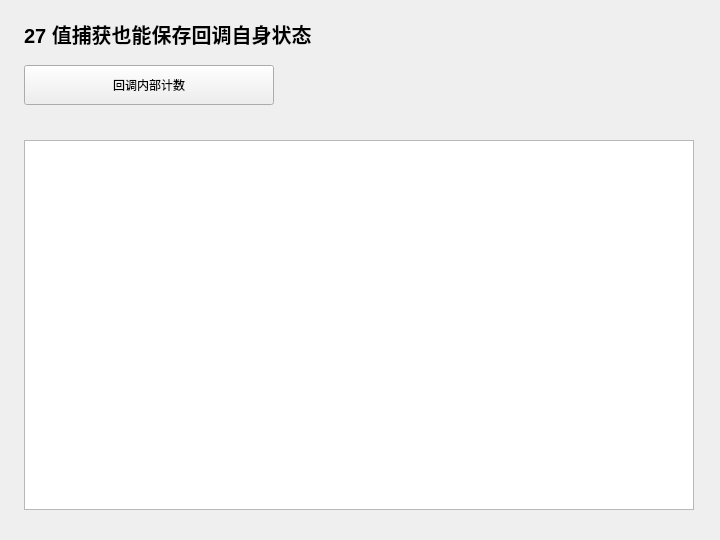
<?xml version="1.0" encoding="UTF-8"?>
<ui version="4.0">
 <class>Widget</class>
 <widget class="QWidget" name="Widget">
  <property name="geometry">
   <rect>
    <x>0</x>
    <y>0</y>
    <width>720</width>
    <height>540</height>
   </rect>
  </property>
  <property name="windowTitle">
   <string>27 值捕获也能保存回调自身状态</string>
  </property>
  <widget class="QLabel" name="headingLabel">
   <property name="geometry">
    <rect>
     <x>24</x>
     <y>18</y>
     <width>670</width>
     <height>32</height>
    </rect>
   </property>
   <property name="text">
    <string>27 值捕获也能保存回调自身状态</string>
   </property>
   <property name="font">
    <font>
     <pointsize>15</pointsize>
     <bold>true</bold>
    </font>
   </property>
  </widget>
  <widget class="QPlainTextEdit" name="outputEdit">
   <property name="geometry">
    <rect>
     <x>24</x>
     <y>140</y>
     <width>670</width>
     <height>370</height>
    </rect>
   </property>
   <property name="readOnly">
    <bool>true</bool>
   </property>
  </widget>
  <widget class="QPushButton" name="runButton">
   <property name="geometry">
    <rect>
     <x>24</x>
     <y>65</y>
     <width>250</width>
     <height>40</height>
    </rect>
   </property>
   <property name="text">
    <string>回调内部计数</string>
   </property>
  </widget>
 </widget>
 <resources />
 <connections />
</ui>
